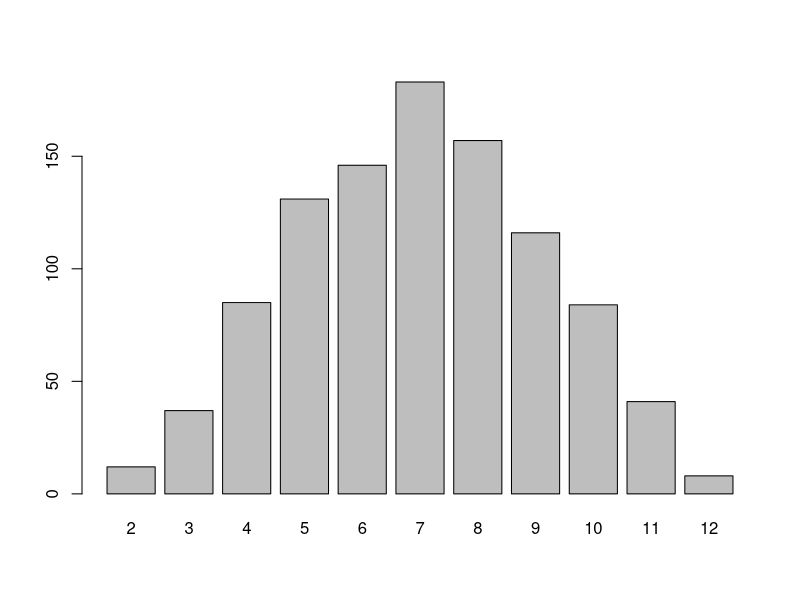
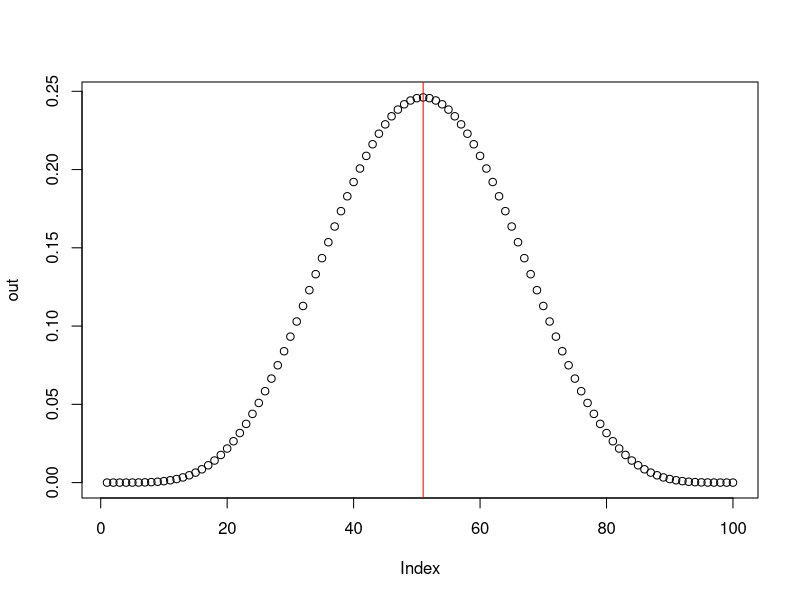
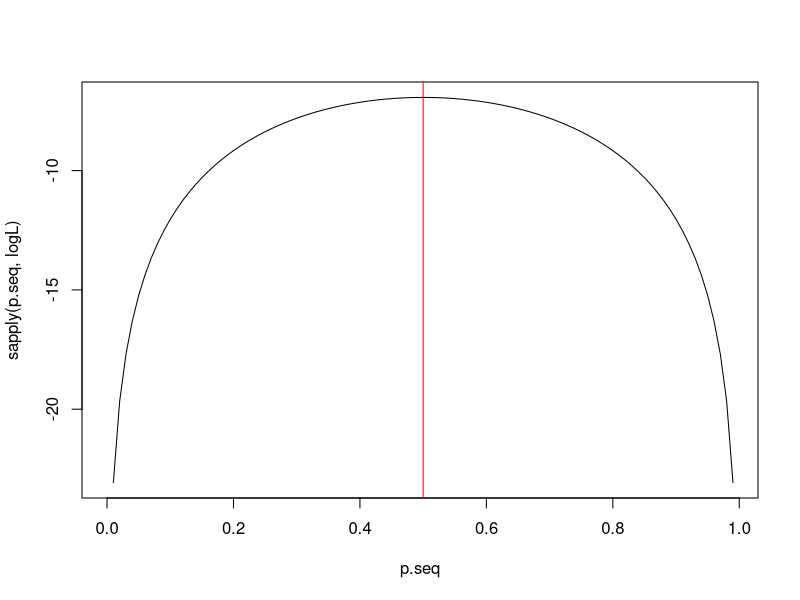
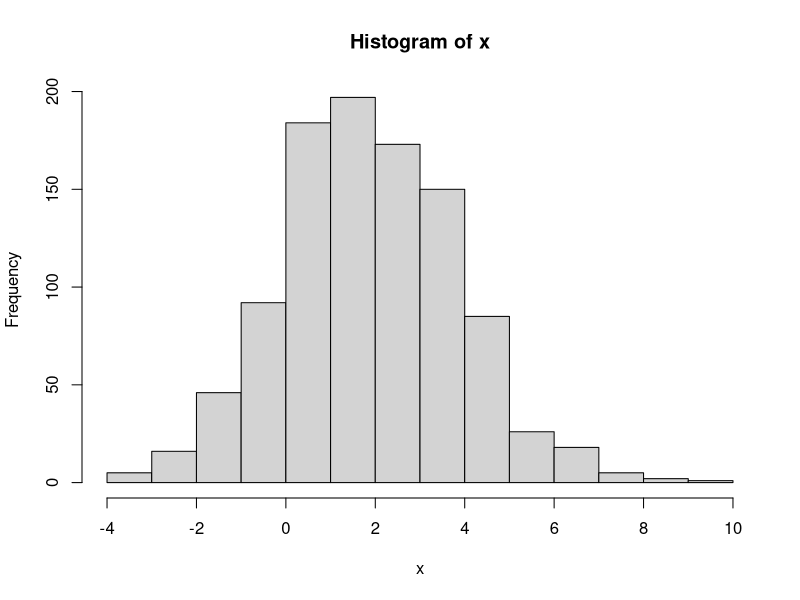
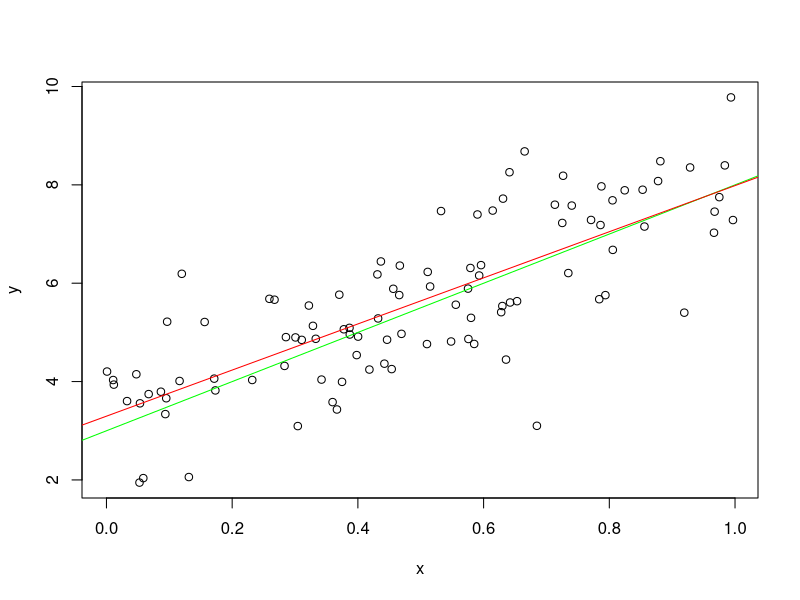

Here is the R script that generated these plots, in order:


### siedler von catan
d1 <- round(x = runif(n = 1000, min = 1, max = 6), digits = 0)
d2 <- round(x = runif(n = 1000, min = 1, max = 6), digits = 0)


table(d1+d2)
barplot(height = table(d1+d2))


########### see: http://rstudio-pubs-static.s3.amazonaws.com/240670_37c5f4ada9a5402ab5474bb66514e667.html

# MLE for Binomial Distribution
y <-c(0,1,0,1,0,1,0,1,0,1)

sum(y) / length(x = y)

#############
x <- 5
p <- seq(0, 0.99, 0.01)
out <- choose(n = 10, k = x)* p^x * (1-p)^(10-x)
plot(out)
abline(v = which(out == max(out)), col = "red")
p[which(out == max(out))]
#############


n<-1 # length(y) here's the change!
# formulation for the log likelihood for the binomial
logL <- function(p) sum(log(dbinom(y, n, p)))
# again we can test the function for one value of p
logL(0.7)
#plot logL
p.seq <- seq(0, 0.99, 0.01)
plot(p.seq, sapply(p.seq, logL), type="l")
#optimum:
fit_optimize <- optimize(logL, lower=0, upper=1, maximum=TRUE)
abline(v = fit_optimize$maximum, col = "red")
fit_optimize$maximum



############
# use MLE, see: https://www.r-bloggers.com/2013/08/fitting-a-model-by-maximum-likelihood/
############
library(stats4)
###### to fit a normal distribution

x <- rnorm(n = 1000, mean = 2, sd = 2)
hist(x)
mean(x = x)
sd(x = x)

LL <- function(mu, sigma) {
  R = dnorm(x, mu, sigma)

  out <- -sum(log(R))

  print(out)
  out
}

mle(LL, start = list(mu = 1, sigma=1), method = "L-BFGS-B", lower = c(-Inf, 0),
    upper = c(Inf, Inf))





###### to fit a simple linear regression
### simulate data
set.seed(seed = 111)
N <- 100

x <- runif(n = N)
y <- 3 + 5 * x + rnorm(n = N, mean = 0, sd = 1)

df <- data.frame(x = x, y = y)
rm(x); rm(y)


plot(df)
cor(df)
abline(a = 3, b = 5, col = "green")



lm_out <- lm(y ~ x, data=df)
summary(lm_out)
abline(a = lm_out, col = "red")



LL <- function(beta0, beta1, mu, sigma) {
  # Find residuals
  R = df$y - df$x * beta1 - beta0

  # Calculate the likelihood for the residuals (with mu and sigma as parameters)
  R = suppressWarnings(dnorm(R, mu, sigma))
  # Sum the log likelihoods for all of the data points
  -sum(log(R))
}


fit <- mle(LL, start = list(beta0 = 2, beta1 = 1.5, sigma=1), fixed = list(mu = 0),
             nobs = nrow(x = df))
summary(fit)

AIC(object = fit)
AIC(object = lm_out)


############
# use optim, see: https://www.r-bloggers.com/2013/08/fitting-a-model-by-maximum-likelihood/
############
#define function to minimize residual sum of squares
min_residuals <- function(data, par) {

  with(data, sum((par[1] + par[2] * x - y)^2))
}

#find coefficients of linear regression model
fit_optim <- optim(par=c(0, 1), fn=min_residuals, data=df, hessian = TRUE)
fit_optim$par



